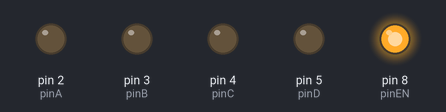
The sketch below on a simulated Arduino Uno, built with avr-gcc and run on an emulated ATmega328P. On the bench: output pins drawn as LEDs (lit = HIGH).

Above: at 0.1 s.
At 4.1 s:
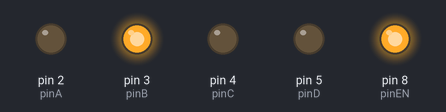
At 9.1 s:
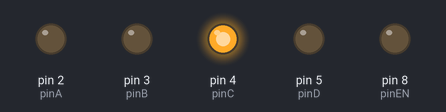
At 18.1 s:
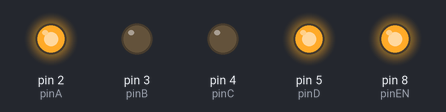
At 28.1 s:
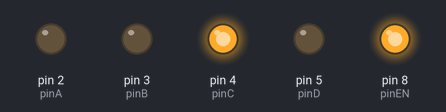
At 39.1 s:
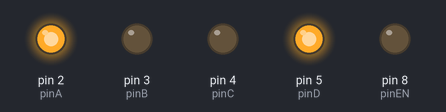
Timing chart, 0 to 40.0 s (numbered marks = the images above):
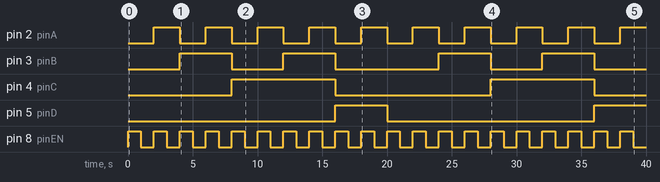

Measured:
- by itself, pin 2 (pinA): alternates HIGH for 2.0 s and LOW for 2.0 s
- by itself, pin 3 (pinB): LOW → HIGH at 4.0 s, → LOW 4.0 s later, → HIGH 4.0 s later, → LOW 4.0 s later, … (8 changes in this stretch)
- by itself, pin 4 (pinC): alternates HIGH for 8.0 s and LOW for 12.0 s
- by itself, pin 5 (pinD): LOW → HIGH at 16.0 s, → LOW 4.0 s later, → HIGH 16.0 s later
- by itself, pin 8 (pinEN): alternates HIGH for 1.0 s and LOW for 1.0 s

The sketch:

nixie-pcb-test.ino
```cpp
const int pinA = 2;
const int pinB = 3;
const int pinC = 4;
const int pinD = 5;
const int pinEN = 8;

int valueA;
int valueB;
int valueC;
int valueD;

void setup() {
  //Serial.begin(9600);

  pinMode(pinA, OUTPUT);
  pinMode(pinB, OUTPUT);
  pinMode(pinC, OUTPUT);
  pinMode(pinD, OUTPUT);

  pinMode(pinEN, OUTPUT);
}

void loop() {

  for (int i = 0; i < 10; i++)
  {
    valueA = bitRead(i, 0);
    valueB = bitRead(i, 1);
    valueC = bitRead(i, 2);
    valueD = bitRead(i, 3);

    digitalWrite(pinA, valueA);
    digitalWrite(pinB, valueB);
    digitalWrite(pinC, valueC);
    digitalWrite(pinD, valueD);

    digitalWrite(pinEN, HIGH);

    /*
    Serial.print(i);
    Serial.print(" = ");
    Serial.print(valueD);
    Serial.print(valueC);
    Serial.print(valueB);
    Serial.println(valueA);
    */

    delay(1000);

    digitalWrite(pinEN, LOW);
    delay(1000);
  }
}
```
